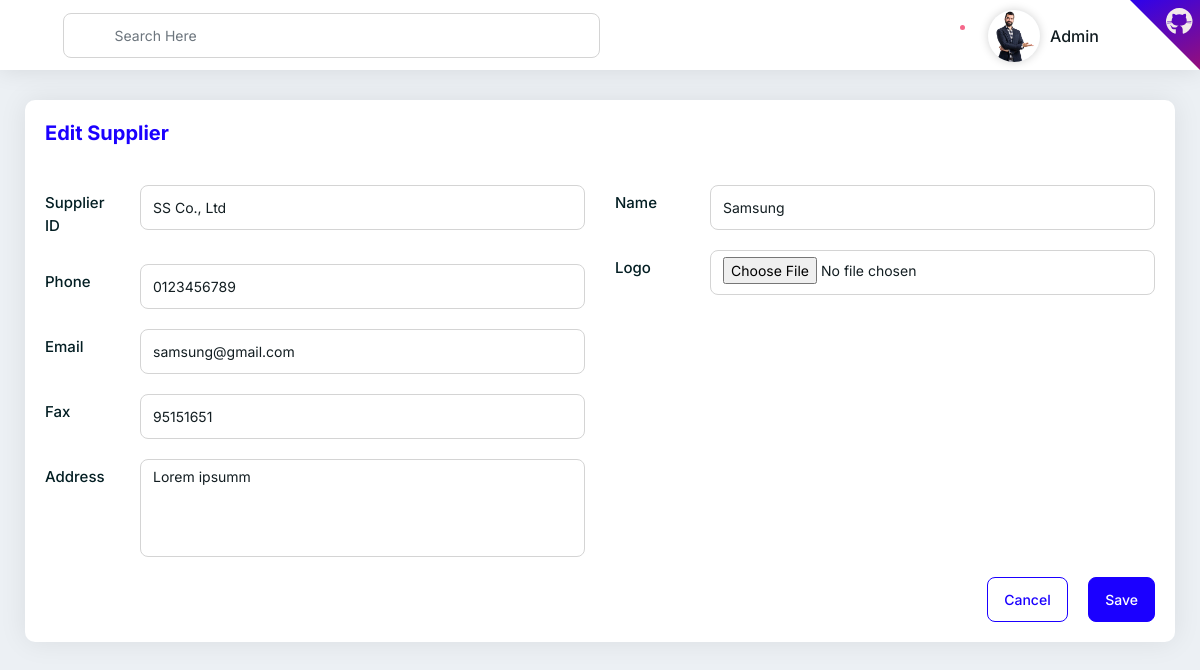
/en/supplier/edit/1/, run on the app's committed database.
### core/models.py (models this page shows, shortened)
class Supplier(models.Model):
    id_supplier = models.CharField(_("supplier id"), max_length=255)
    name = models.CharField(_("name"), max_length=255)
    logo = models.ImageField(_("logo"), upload_to="supplier", null=True, blank=True)
    phone = models.CharField(_("phone"), max_length=255)
    address = models.TextField(_("address"))
    fax = models.CharField(_("fax"), max_length=255)
    email = models.EmailField(_("email"), max_length=255)
    products = models.ManyToManyField(Product, verbose_name=_("products"), blank=True)
    account = models.OneToOneField(get_user_model(), verbose_name=_("account"), on_delete=models.CASCADE, null=True, blank=True)

### core/views.py (the view, shortened to what this page needs)
# urls.py: path('supplier/edit/<int:pk>/', supplier_edit, name='supplier_edit'),
def supplier_edit(request, pk):
    supplier = Supplier.objects.get(id=pk)
    user = get_user_model().objects.get(id=supplier.account.id)
    return render(request, 'supplier/edit.html', {
        'form': SupplierAddForm(request.POST or None, instance=supplier)
    })

### core/forms.py
class SupplierAddForm(forms.ModelForm):
    class Meta:
        model = Supplier
        fields = '__all__'
    def __init__(self, *args, **kwargs):
        super().__init__(*args, **kwargs)
        self.fields['id_supplier'].widget.attrs.update({'placeholder': _('Supplier ID')})
        self.fields['name'].widget.attrs.update({'placeholder': _('Supplier name')})
        self.fields['phone'].widget.attrs.update({'placeholder': _('Supplier phone')})
        self.fields['email'].widget.attrs.update({'placeholder': _('Supplier email'), 'type': 'email'})
        self.fields['fax'].widget.attrs.update({'placeholder': _('Supplier fax')})
        self.fields['address'].widget.attrs.update({'placeholder': _('Supplier address'), 'rows': '4'})
        self.fields['logo'].widget.attrs.update({'onchange': 'readURL(this);'},)
        for field in self.fields.values():
            field.widget.attrs['class'] = 'form-control'

### core/templates/supplier/edit.html (shortened to what this page needs)
{% extends 'base.html' %}
{% load i18n %}
{% load static %}
{% block content %}
<div class="pd-20 card-box mb-30">
	<div class="clearfix mb-30">
		<div class="pull-left">
			<h4 class="text-blue h4"> {% trans "Edit Supplier" %} </h4>
		</div>
	</div>
	<form method="post" enctype="multipart/form-data">
		<div class="row">
			<div class="col-sm-12 col-md-6">
				<div class="form-group row">
					<label class="col-sm-12 col-md-2 col-form-label"> {% trans "Supplier ID" %} </label>
					<div class="col-sm-12 col-md-10">
						{{ form.id_supplier }}
					</div>
				</div>
				<div class="form-group row">
					<label class="col-sm-12 col-md-2 col-form-label"> {% trans "Phone" %} </label>
					<div class="col-sm-12 col-md-10">
						{{ form.phone }}
					</div>
				</div>
				<div class="form-group row">
					<label class="col-sm-12 col-md-2 col-form-label"> {% trans "Email" %} </label>
					<div class="col-sm-12 col-md-10">
						{{ form.email }}
					</div>
				</div>
				<div class="form-group row">
					<label class="col-sm-12 col-md-2 col-form-label"> {% trans "Fax" %} </label>
					<div class="col-sm-12 col-md-10">
						{{ form.fax }}
					</div>
				</div>
				<div class="form-group row">
					<label class="col-sm-12 col-md-2 col-form-label"> {% trans "Address" %} </label>
					<div class="col-sm-12 col-md-10">
						{{ form.address }}
					</div>
				</div>
			</div>
			<div class="col-sm-12 col-md-6">
				<div class="form-group row">
					<label class="col-sm-12 col-md-2 col-form-label"> {% trans "Name" %} </label>
					<div class="col-sm-12 col-md-10">
						{{ form.name }}
					</div>
				</div>
				<div class="form-group row">
					<label class="col-sm-12 col-md-2 col-form-label"> {% trans "Logo" %} </label>
					<div class="col-sm-12 col-md-10">
						{{ form.logo }}
					</div>
				</div>
				<div class="form-group row">
					<label class="col-sm-12 col-md-2 col-form-label"></label>
					<div class="col-sm-12 col-md-10">
					</div>
				</div>
			</div>
		</div>
		<div class="clearfix">
			<div class="pull-right">
				<a href="{% url 'supplier_list' %}" class="btn btn-outline-primary mr-3"> {% trans "Cancel" %} </a>
				<input type="submit" class="btn btn-primary" value="{% trans 'Save' %}">
			</div>
		</div>
	</form>
</div>
{% endblock content %}

### data on the page
Supplier: id_supplier "SS Co., Ltd", phone "0123456789", email "samsung@gmail.com", fax "95151651", address "Lorem ipsumm", name "Samsung"
